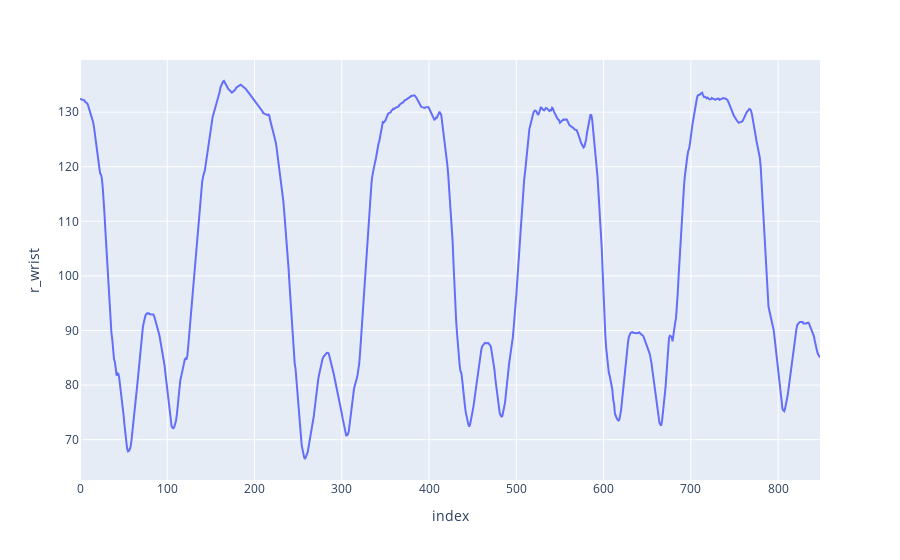

Notebook code cell kept with this figure:
### Markdown cell above
Con esto ya tenemos el $r$ de la posición de la muñeca en polares

### Code cell
df['r_wrist'] = magnitude_vector_elbow_to_wrist
fig = px.line(df, x = df.index, y = 'r_wrist')
fig.show()

### Figure 1 — Plotly figure (JSON) as saved in the notebook; plotly's stock layout.template omitted (floating-point values rounded to 4 significant figures; data arrays with more than 128 entries replaced by an {"elided": "..."} marker saying what was removed)
{"data": [{"hovertemplate": "index=%{x}<br>r_wrist=%{y}<extra></extra>", "legendgroup": "", "line": {"color": "#636efa", "dash": "solid"}, "marker": {"symbol": "circle"}, "mode": "lines", "name": "", "orientation": "v", "showlegend": false, "type": "scatter", "x": {"elided": "849 int values"}, "xaxis": "x", "y": {"elided": "849 float values"}, "yaxis": "y"}], "layout": {"legend": {"tracegroupgap": 0}, "margin": {"t": 60}, "xaxis": {"anchor": "y", "domain": [0, 1], "title": {"text": "index"}}, "yaxis": {"anchor": "x", "domain": [0, 1], "title": {"text": "r_wrist"}}}}
